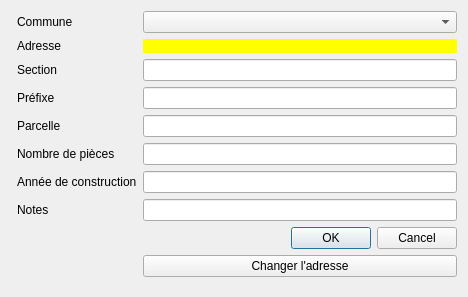
<?xml version="1.0" encoding="UTF-8"?>
<ui version="4.0">
 <class>CcpaSpancProprieteDlg</class>
 <widget class="QDialog" name="CcpaSpancProprieteDlg">
  <property name="geometry">
   <rect>
    <x>0</x>
    <y>0</y>
    <width>468</width>
    <height>297</height>
   </rect>
  </property>
  <property name="windowTitle">
   <string>Propriété</string>
  </property>
  <layout class="QFormLayout" name="formLayout_2">
   <item row="0" column="1">
    <layout class="QFormLayout" name="formLayout">
     <item row="2" column="0">
      <widget class="QLabel" name="label">
       <property name="text">
        <string>Adresse</string>
       </property>
      </widget>
     </item>
     <item row="2" column="1">
      <widget class="QLabel" name="label_adresse">
       <property name="styleSheet">
        <string notr="true">background-color:rgb(255, 255, 0)</string>
       </property>
       <property name="frameShadow">
        <enum>QFrame::Sunken</enum>
       </property>
       <property name="text">
        <string/>
       </property>
       <property name="wordWrap">
        <bool>true</bool>
       </property>
       <property name="textInteractionFlags">
        <set>Qt::NoTextInteraction</set>
       </property>
      </widget>
     </item>
     <item row="3" column="0">
      <widget class="QLabel" name="sectionLabel">
       <property name="text">
        <string>Section</string>
       </property>
      </widget>
     </item>
     <item row="3" column="1">
      <widget class="QLineEdit" name="section"/>
     </item>
     <item row="4" column="0">
      <widget class="QLabel" name="prFixeLabel">
       <property name="text">
        <string>Préfixe</string>
       </property>
      </widget>
     </item>
     <item row="4" column="1">
      <widget class="QLineEdit" name="prefixe"/>
     </item>
     <item row="5" column="0">
      <widget class="QLabel" name="parcelleLabel">
       <property name="text">
        <string>Parcelle</string>
       </property>
      </widget>
     </item>
     <item row="5" column="1">
      <widget class="QLineEdit" name="parcelle"/>
     </item>
     <item row="6" column="0">
      <widget class="QLabel" name="nbpplab">
       <property name="text">
        <string>Nombre de pièces</string>
       </property>
      </widget>
     </item>
     <item row="6" column="1">
      <widget class="QLineEdit" name="nbpp"/>
     </item>
     <item row="7" column="0">
      <widget class="QLabel" name="annEDeConstructionLabel">
       <property name="text">
        <string>Année de construction</string>
       </property>
      </widget>
     </item>
     <item row="7" column="1">
      <widget class="QLineEdit" name="annee"/>
     </item>
     <item row="8" column="0">
      <widget class="QLabel" name="notesLabel">
       <property name="text">
        <string>Notes</string>
       </property>
      </widget>
     </item>
     <item row="8" column="1">
      <widget class="QLineEdit" name="notes"/>
     </item>
     <item row="9" column="1">
      <widget class="QDialogButtonBox" name="buttonBox">
       <property name="orientation">
        <enum>Qt::Horizontal</enum>
       </property>
       <property name="standardButtons">
        <set>QDialogButtonBox::Cancel|QDialogButtonBox::Ok</set>
       </property>
      </widget>
     </item>
     <item row="10" column="1">
      <widget class="QPushButton" name="pushButton">
       <property name="text">
        <string>Changer l'adresse</string>
       </property>
      </widget>
     </item>
     <item row="1" column="0">
      <widget class="QLabel" name="communeLabel">
       <property name="text">
        <string>Commune</string>
       </property>
      </widget>
     </item>
     <item row="1" column="1">
      <widget class="CcpaSpancCombo" name="commune"/>
     </item>
    </layout>
   </item>
  </layout>
 </widget>
 <customwidgets>
  <customwidget>
   <class>CcpaSpancCombo</class>
   <extends>QComboBox</extends>
   <header>ccpaspanccombo.h</header>
  </customwidget>
 </customwidgets>
 <tabstops>
  <tabstop>notes</tabstop>
 </tabstops>
 <resources/>
 <connections>
  <connection>
   <sender>buttonBox</sender>
   <signal>accepted()</signal>
   <receiver>CcpaSpancProprieteDlg</receiver>
   <slot>accept()</slot>
   <hints>
    <hint type="sourcelabel">
     <x>248</x>
     <y>254</y>
    </hint>
    <hint type="destinationlabel">
     <x>157</x>
     <y>274</y>
    </hint>
   </hints>
  </connection>
  <connection>
   <sender>buttonBox</sender>
   <signal>rejected()</signal>
   <receiver>CcpaSpancProprieteDlg</receiver>
   <slot>reject()</slot>
   <hints>
    <hint type="sourcelabel">
     <x>316</x>
     <y>260</y>
    </hint>
    <hint type="destinationlabel">
     <x>286</x>
     <y>274</y>
    </hint>
   </hints>
  </connection>
 </connections>
</ui>
